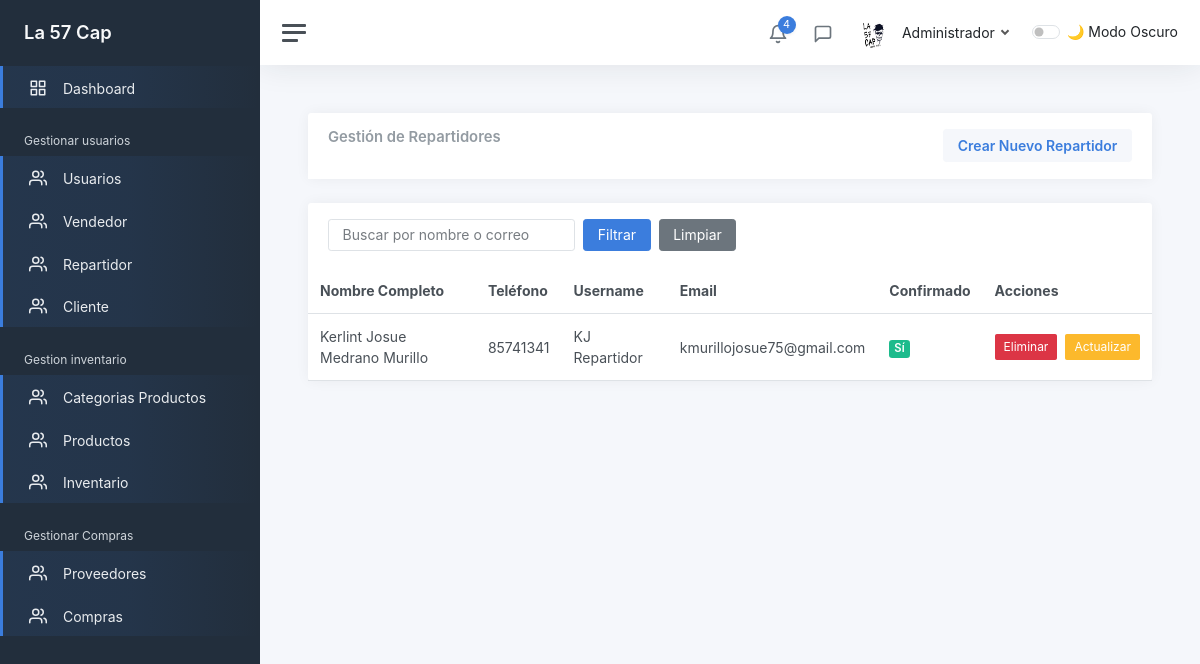
The page /admin/GestionarRepartidor (signed in) on the database as committed earlier.
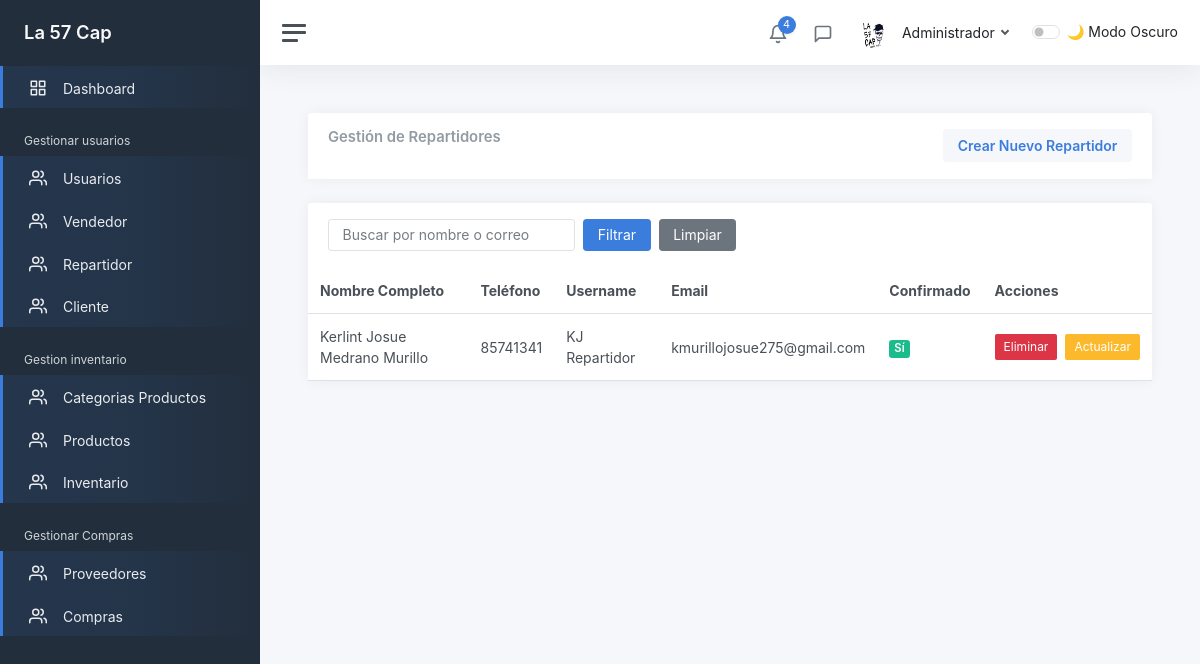
The same page on the database as committed later.
### tables this page shows
CREATE TABLE `repartidor`  (
  `idrepartidor` int(0) NOT NULL AUTO_INCREMENT,
  `id_usuario` int(0) NULL DEFAULT NULL,
  `p_nombre` varchar(50) NOT NULL,
  `s_nombre` varchar(50) NOT NULL,
  `p_apellido` varchar(50) NOT NULL,
  `s_apellido` varchar(50) NOT NULL,
  `n_telefono` varchar(15) NOT NULL,
  `eliminado` tinyint(0) NULL DEFAULT 0,
  PRIMARY KEY (`idrepartidor`) USING BTREE,
  INDEX `repartidor_usuario_idx`(`id_usuario`) USING BTREE,
  CONSTRAINT `vendedor_usuario00` FOREIGN KEY (`id_usuario`) REFERENCES `usuario` (`idusuario`) ON DELETE SET NULL ON UPDATE RESTRICT
);

CREATE TABLE `usuario`  (
  `idusuario` int(0) NOT NULL AUTO_INCREMENT,
  `id_roles` int(0) NOT NULL,
  `f_perfil` varchar(150) NULL DEFAULT NULL,
  `userName` varchar(45) NOT NULL,
  `password` varchar(100) NOT NULL,
  `email` varchar(30) NOT NULL,
  `confirmado` tinyint(1) NULL DEFAULT NULL,
  `token` varchar(15) NULL DEFAULT NULL,
  `Creado_Fecha` datetime(0) NOT NULL,
  `Cambiado_Fecha` datetime(0) NOT NULL,
  `eliminado` tinyint(0) NULL DEFAULT 0,
  `intentos_fallidos` int(0) NULL DEFAULT 0,
  PRIMARY KEY (`idusuario`) USING BTREE,
  INDEX `usuario_roles_idx`(`id_roles`) USING BTREE,
  CONSTRAINT `usuario_roles` FOREIGN KEY (`id_roles`) REFERENCES `roles` (`idroles`) ON DELETE RESTRICT ON UPDATE RESTRICT
);

### controllers/RepartidorControllers.php (called while the page is built, shortened)
<?php
class RepartidorControllers
{
    public static function GestionarRepartidores(Router $router)
    {
        $busqueda = $_POST['busqueda'] ?? '';
        $repartidores = Repartidor::obtenerTodosConUsuario($busqueda);
        $router->renderAdmin('Admin/repartidores/GestionRepartidores', [
            'repartidores' => $repartidores,
            'busqueda' => $busqueda,
            'titulo' => 'Gestionar Repartidores'
        ]);
    }
}

### public/index.php (called while the page is built, shortened)
<?php
$router = new Router();
$router->get('/login', [LoginController::class, 'login']);
$router->post('/login', [LoginController::class, 'login']);
$router->get('/logout', [LoginController::class, 'logout']);
$router->get('/olvide-cuenta', [UsuarioController::class, 'olvide']);
$router->post('/olvide-cuenta', [UsuarioController::class, 'olvide']);
$router->get('/recuperar-cuenta', [UsuarioController::class, 'recuperar']);
$router->post('/recuperar-cuenta', [UsuarioController::class, 'recuperar']);
$router->get('/confirmar-cuenta', [UsuarioController::class, 'confirmarCuenta']);
$router->post('/confirmar-cuenta', [UsuarioController::class, 'confirmarCuenta']);
$router->get('/crear-cuenta', [RegistroController::class, 'crearCuenta']);
$router->post('/crear-cuenta', [RegistroController::class, 'crearCuenta']);
$router->get('/mensaje-confirmacion', [RegistroController::class, 'mensajeConfirmacion']);
$router->get('/reenviar-confirmacion', [RegistroController::class, 'reenviarConfirmacion']);
$router->post('/reenviar-confirmacion', [RegistroController::class, 'reenviarConfirmacion']);
$router->get('/', [LandingController::class, 'index']);
$router->get('/mostrarProductos', [LandingController::class, 'shop']);
$router->get('/SobreNosotros', [LandingController::class, 'about']);
$router->get('/Contactanos', [LandingController::class, 'contact']);
$router->get('/admin', [AdminController::class, 'Admin']);
$router->post('/admin', [AdminController::class, 'Admin']);
$router->get('/admin/GestionarUsuario', [UsuarioController::class, 'GestionarUsuario']);
$router->post('/admin/GestionarUsuario', [UsuarioController::class, 'GestionarUsuario']);
$router->get('/admin/CrearUsuario', [UsuarioController::class, 'crearUsuario']);
$router->post('/admin/CrearUsuario', [UsuarioController::class, 'crearUsuario']);
$router->get('/admin/ActualizarUsuario', [UsuarioController::class, 'ActualizarUsuario']);
$router->post('/admin/ActualizarUsuario', [UsuarioController::class, 'ActualizarUsuario']);
$router->get('/admin/EliminarUsuario', [UsuarioController::class, 'EliminarUsuario']);
$router->post('/admin/EliminarUsuario', [UsuarioController::class, 'EliminarUsuario']);
$router->get('/admin/Dashboard', [DashBoardController::class, 'Dashboard']);
$router->post('/admin/Dashboard', [DashBoardController::class, 'Dashboard']);
$router->get('/admin/GestionarCliente', [ClienteController::class, 'GestionarCliente']);
$router->post('/admin/GestionarCliente', [ClienteController::class, 'GestionarCliente']);
$router->get('/admin/GestionarVendedores', [VendedorController::class, 'GestionarVendedores']);
$router->post('/admin/GestionarVendedores', [VendedorController::class, 'GestionarVendedores']);
$router->get('/admin/CrearVendedor', [VendedorController::class, 'crearvendedor']);
$router->post('/admin/CrearVendedor', [VendedorController::class, 'crearvendedor']);
$router->get('/admin/ActualizarVendedor', [VendedorController::class, 'ActualizarVendedor']);
$router->post('/admin/ActualizarVendedor', [VendedorController::class, 'ActualizarVendedor']);
$router->post('/admin/EliminarVendedor', [VendedorController::class, 'EliminarVendedor']);
$router->get('/admin/GestionarRepartidor', [RepartidorControllers::class, 'GestionarRepartidores']);
$router->post('/admin/GestionarRepartidor', [RepartidorControllers::class, 'GestionarRepartidores']);
$router->get('/admin/CrearRepartidor', [RepartidorControllers::class, 'CrearRepartidor']);
$router->post('/admin/CrearRepartidor', [RepartidorControllers::class, 'CrearRepartidor']);
$router->get('/admin/ActualizarRepartidor', [RepartidorControllers::class, 'ActualizarRepartidor']);
$router->post('/admin/ActualizarRepartidor', [RepartidorControllers::class, 'ActualizarRepartidor']);
$router->post('/admin/EliminarRepartidor', [RepartidorControllers::class, 'EliminarRepartidor']);
$router->get('/admin/GestionarProveedores', [ProveedorController::class, 'GestionarProveedores']);
$router->post('/admin/GestionarProveedores', [ProveedorController::class, 'GestionarProveedores']);
$router->get('/admin/CrearProveedor', [ProveedorController::class, 'CrearProveedor']);
$router->post('/admin/CrearProveedor', [ProveedorController::class, 'CrearProveedor']);
$router->get('/admin/ActualizarProveedor', [ProveedorController::class, 'ActualizarProveedor']);
$router->post('/admin/ActualizarProveedor', [ProveedorController::class, 'ActualizarProveedor']);
$router->post('/admin/EliminarProveedor', [ProveedorController::class, 'EliminarProveedor']);
$router->get('/admin/GestionarCategoriaProducto', [CategoriaProductoController::class, 'GestionarCategorias']);
$router->post('/admin/GestionarCategoriaProducto', [CategoriaProductoController::class, 'GestionarCategorias']);
$router->get('/admin/CrearCategoriaProducto', [CategoriaProductoController::class, 'CrearCategoria']);
$router->post('/admin/CrearCategoriaProducto', [CategoriaProductoController::class, 'CrearCategoria']);
$router->get('/admin/ActualizarCategoriaProducto', [CategoriaProductoController::class, 'ActualizarCategoria']);
$router->post('/admin/ActualizarCategoriaProducto', [CategoriaProductoController::class, 'ActualizarCategoria']);
$router->post('/admin/EliminarCategoriaProducto', [CategoriaProductoController::class, 'EliminarCategoria']);
$router->get('/admin/GestionarProducto', [ProductoController::class, 'GestionarProductos']);
$router->post('/admin/GestionarProducto', [ProductoController::class, 'GestionarProductos']);
$router->get('/admin/CrearProducto', [ProductoController::class, 'CrearProducto']);
$router->post('/admin/CrearProducto', [ProductoController::class, 'CrearProducto']);
$router->get('/admin/ActualizarProducto', [ProductoController::class, 'ActualizarProducto']);
$router->post('/admin/ActualizarProducto', [ProductoController::class, 'ActualizarProducto']);
$router->post('/admin/EliminarProducto', [ProductoController::class, 'EliminarProducto']);
$router->get('/admin/GenerarCodigoBarras', [ProductoController::class, 'VerCodigoBarras']);
$router->get('/admin/DescargarCodigoBarras', [ProductoController::class, 'DescargarCodigoBarras']);
$router->get('/admin/VerProducto', [ProductoController::class, 'VerProducto']);
$router->get('/admin/InventarioGeneral', [InventarioController::class, 'GestionarInventario']);
$router->get('/admin/GestionarCompras', [CompraController::class, 'GestionarCompras']);
$router->get('/admin/CrearCompra', [CompraController::class, 'CrearCompra']);
$router->post('/admin/CrearCompra', [CompraController::class, 'CrearCompra']);
$router->get('/admin/DetalleCompra', [CompraController::class, 'VerDetalleCompra']);
$router->get('/Vendedor', [VendedorController::class, 'Vendedor']);
$router->get('/Repartidor', [RepartidorControllers::class, 'Repartidor']);
$router->comprobarRutas();

### models/Repartidor.php (called while the page is built, shortened)
<?php
class Repartidor extends ActiveRecord
{
    public static function obtenerTodosConUsuario($busqueda = '')
    {
        $where = "WHERE repartidor.eliminado = 0";
        $query = "SELECT
                repartidor.*,
                usuario.userName AS userName,
                usuario.email AS email,
                usuario.confirmado AS confirmado
              FROM repartidor
              LEFT JOIN usuario ON repartidor.id_usuario = usuario.idusuario
              $where";
        $resultado = self::$db->query($query);
        $objetos = [];
        while ($registro = $resultado->fetch_object()) {
            $objetos[] = $registro;
        }
        return $objetos;
    }
}

### views/Admin/repartidores/GestionRepartidores.php (the view, shortened to what the changed rows need)
<div class="card">
    <div class="card-header">
        <div class="row">
            <div class="col mt-0">
                <h2 class="card-title">Gestión de Repartidores</h2>
            </div>
        </div>
    </div>
</div>
<div class="card">
    <div class="col-12">
        <table class="table table-hover my-0">
            <thead>
                <tr>
                    <th>Nombre Completo</th>
                    <th>Teléfono</th>
                    <th>Username</th>
                    <th>Email</th>
                    <th>Confirmado</th>
                    <th>Acciones</th>
                </tr>
            </thead>
            <tbody>
                <?php if (!empty($repartidores)): ?>
                    <?php foreach ($repartidores as $repartidor): ?>
                        <tr>
                            <td><?php echo "$repartidor->p_nombre $repartidor->s_nombre $repartidor->p_apellido $repartidor->s_apellido"; ?>
                            </td>
                            <td><?php echo $repartidor->n_telefono; ?></td>
                            <td><?php echo $repartidor->userName ?? '—'; ?></td>
                            <td><?php echo $repartidor->email ?? '—'; ?></td>
                            <td>
                                <?php
                                $estado = ($repartidor->confirmado ?? "0") == "1" ? "Sí" : "No";
                                $color = ($repartidor->confirmado ?? "0") == "1" ? "success" : "secondary";
                                ?>
                                <span class="badge bg-<?php echo $color; ?>"><?php echo $estado; ?></span>
                            </td>
                            <td>
                                <div class="d-flex gap-2">
                                    <form action="/admin/EliminarRepartidor" method="POST" class="d-inline">
                                        <input type="submit" class="btn btn-sm btn-danger" value="Eliminar">
                                    </form>
                                    <a href="/admin/ActualizarRepartidor?id=<?php echo $repartidor->idrepartidor; ?>"
                                        class="btn btn-sm btn-warning">Actualizar</a>
                                </div>
                            </td>
                        </tr>
                    <?php endforeach; ?>
                <?php else: ?>
                    <tr>
                        <td colspan="7" class="text-center text-muted">No se encontraron Repartidores.</td>
                    </tr>
                <?php endif; ?>
            </tbody>
        </table>
    </div>
</div>

Rows that differ between the two databases and show on the page:
changed through a linked row, repartidor "Kerlint": id_usuario.email "kmurillojosue75@gmail.com" → "kmurillojosue275@gmail.com"
